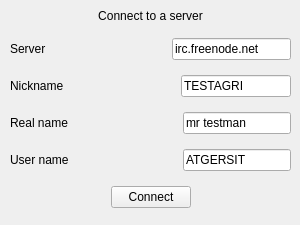
<?xml version="1.0" encoding="UTF-8"?>
<ui version="4.0">
 <class>ConnectWindow</class>
 <widget class="QWidget" name="ConnectWindow">
  <property name="geometry">
   <rect>
    <x>0</x>
    <y>0</y>
    <width>300</width>
    <height>225</height>
   </rect>
  </property>
  <property name="sizePolicy">
   <sizepolicy hsizetype="Fixed" vsizetype="Fixed">
    <horstretch>0</horstretch>
    <verstretch>0</verstretch>
   </sizepolicy>
  </property>
  <property name="windowTitle">
   <string>Connect Window</string>
  </property>
  <widget class="QWidget" name="horizontalLayoutWidget_7">
   <property name="geometry">
    <rect>
     <x>0</x>
     <y>0</y>
     <width>301</width>
     <height>221</height>
    </rect>
   </property>
   <layout class="QHBoxLayout" name="horizontalLayout_7">
    <item>
     <spacer name="horizontalSpacer">
      <property name="orientation">
       <enum>Qt::Horizontal</enum>
      </property>
      <property name="sizeType">
       <enum>QSizePolicy::Fixed</enum>
      </property>
      <property name="sizeHint" stdset="0">
       <size>
        <width>10</width>
        <height>0</height>
       </size>
      </property>
     </spacer>
    </item>
    <item>
     <layout class="QVBoxLayout" name="verticalLayout">
      <property name="sizeConstraint">
       <enum>QLayout::SetDefaultConstraint</enum>
      </property>
      <item>
       <layout class="QHBoxLayout" name="horizontalLayout_6">
        <item>
         <widget class="QLabel" name="label">
          <property name="sizePolicy">
           <sizepolicy hsizetype="Preferred" vsizetype="Fixed">
            <horstretch>0</horstretch>
            <verstretch>0</verstretch>
           </sizepolicy>
          </property>
          <property name="text">
           <string>Connect to a server</string>
          </property>
          <property name="scaledContents">
           <bool>false</bool>
          </property>
          <property name="alignment">
           <set>Qt::AlignCenter</set>
          </property>
         </widget>
        </item>
       </layout>
      </item>
      <item>
       <layout class="QHBoxLayout" name="horizontalLayout">
        <item>
         <widget class="QLabel" name="label_2">
          <property name="sizePolicy">
           <sizepolicy hsizetype="Preferred" vsizetype="Preferred">
            <horstretch>0</horstretch>
            <verstretch>0</verstretch>
           </sizepolicy>
          </property>
          <property name="text">
           <string>Server</string>
          </property>
          <property name="alignment">
           <set>Qt::AlignLeading|Qt::AlignLeft|Qt::AlignVCenter</set>
          </property>
         </widget>
        </item>
        <item>
         <spacer name="horizontalSpacer_5">
          <property name="orientation">
           <enum>Qt::Horizontal</enum>
          </property>
          <property name="sizeHint" stdset="0">
           <size>
            <width>40</width>
            <height>20</height>
           </size>
          </property>
         </spacer>
        </item>
        <item>
         <widget class="QLineEdit" name="ServerLine">
          <property name="sizePolicy">
           <sizepolicy hsizetype="Expanding" vsizetype="Fixed">
            <horstretch>0</horstretch>
            <verstretch>0</verstretch>
           </sizepolicy>
          </property>
          <property name="baseSize">
           <size>
            <width>0</width>
            <height>0</height>
           </size>
          </property>
          <property name="text">
           <string>irc.freenode.net</string>
          </property>
          <property name="placeholderText">
           <string/>
          </property>
          <property name="clearButtonEnabled">
           <bool>false</bool>
          </property>
         </widget>
        </item>
       </layout>
      </item>
      <item>
       <layout class="QHBoxLayout" name="horizontalLayout_2">
        <item>
         <widget class="QLabel" name="label_3">
          <property name="text">
           <string>Nickname</string>
          </property>
         </widget>
        </item>
        <item>
         <spacer name="horizontalSpacer_6">
          <property name="orientation">
           <enum>Qt::Horizontal</enum>
          </property>
          <property name="sizeHint" stdset="0">
           <size>
            <width>40</width>
            <height>20</height>
           </size>
          </property>
         </spacer>
        </item>
        <item>
         <widget class="QLineEdit" name="NickLine">
          <property name="text">
           <string>TESTAGRI</string>
          </property>
         </widget>
        </item>
       </layout>
      </item>
      <item>
       <layout class="QHBoxLayout" name="horizontalLayout_3">
        <item>
         <widget class="QLabel" name="label_4">
          <property name="text">
           <string>Real name</string>
          </property>
         </widget>
        </item>
        <item>
         <spacer name="horizontalSpacer_7">
          <property name="orientation">
           <enum>Qt::Horizontal</enum>
          </property>
          <property name="sizeHint" stdset="0">
           <size>
            <width>40</width>
            <height>20</height>
           </size>
          </property>
         </spacer>
        </item>
        <item>
         <widget class="QLineEdit" name="RealLine">
          <property name="text">
           <string>mr testman</string>
          </property>
         </widget>
        </item>
       </layout>
      </item>
      <item>
       <layout class="QHBoxLayout" name="horizontalLayout_4">
        <item>
         <widget class="QLabel" name="label_5">
          <property name="text">
           <string>User name</string>
          </property>
         </widget>
        </item>
        <item>
         <spacer name="horizontalSpacer_8">
          <property name="orientation">
           <enum>Qt::Horizontal</enum>
          </property>
          <property name="sizeHint" stdset="0">
           <size>
            <width>40</width>
            <height>20</height>
           </size>
          </property>
         </spacer>
        </item>
        <item>
         <widget class="QLineEdit" name="UserLine">
          <property name="sizePolicy">
           <sizepolicy hsizetype="Expanding" vsizetype="Fixed">
            <horstretch>0</horstretch>
            <verstretch>0</verstretch>
           </sizepolicy>
          </property>
          <property name="text">
           <string>ATGERSIT</string>
          </property>
         </widget>
        </item>
       </layout>
      </item>
      <item>
       <layout class="QHBoxLayout" name="horizontalLayout_5">
        <item>
         <spacer name="horizontalSpacer_3">
          <property name="orientation">
           <enum>Qt::Horizontal</enum>
          </property>
          <property name="sizeHint" stdset="0">
           <size>
            <width>40</width>
            <height>20</height>
           </size>
          </property>
         </spacer>
        </item>
        <item>
         <widget class="QPushButton" name="pushButton">
          <property name="text">
           <string>Connect</string>
          </property>
         </widget>
        </item>
        <item>
         <spacer name="horizontalSpacer_4">
          <property name="orientation">
           <enum>Qt::Horizontal</enum>
          </property>
          <property name="sizeHint" stdset="0">
           <size>
            <width>40</width>
            <height>20</height>
           </size>
          </property>
         </spacer>
        </item>
       </layout>
      </item>
     </layout>
    </item>
    <item>
     <spacer name="horizontalSpacer_2">
      <property name="orientation">
       <enum>Qt::Horizontal</enum>
      </property>
      <property name="sizeType">
       <enum>QSizePolicy::Fixed</enum>
      </property>
      <property name="sizeHint" stdset="0">
       <size>
        <width>10</width>
        <height>20</height>
       </size>
      </property>
     </spacer>
    </item>
   </layout>
  </widget>
 </widget>
 <resources/>
 <connections/>
</ui>
